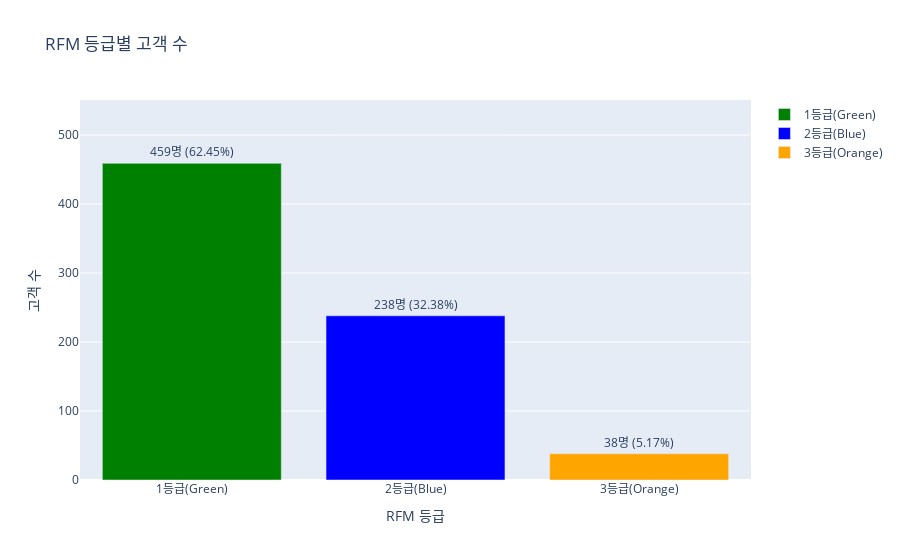

Notebook source saved alongside this figure:
### Markdown cell above
RFM 모델 차트로 보이기

### Code cell
show_rfm_grade()

### Figure 1 — Plotly figure (JSON) as saved in the notebook; plotly's stock layout.template omitted (floating-point values rounded to 4 significant figures)
{"data": [{"marker": {"color": "green"}, "name": "1등급(Green)", "text": "459명 (62.45%)", "textposition": "outside", "type": "bar", "x": ["1등급(Green)"], "y": [459]}, {"marker": {"color": "blue"}, "name": "2등급(Blue)", "text": "238명 (32.38%)", "textposition": "outside", "type": "bar", "x": ["2등급(Blue)"], "y": [238]}, {"marker": {"color": "orange"}, "name": "3등급(Orange)", "text": "38명 (5.17%)", "textposition": "outside", "type": "bar", "x": ["3등급(Orange)"], "y": [38]}], "layout": {"bargap": 0.2, "title": {"text": "RFM 등급별 고객 수"}, "xaxis": {"title": {"text": "RFM 등급"}}, "yaxis": {"range": [0, 550.8], "title": {"text": "고객 수"}}}}
